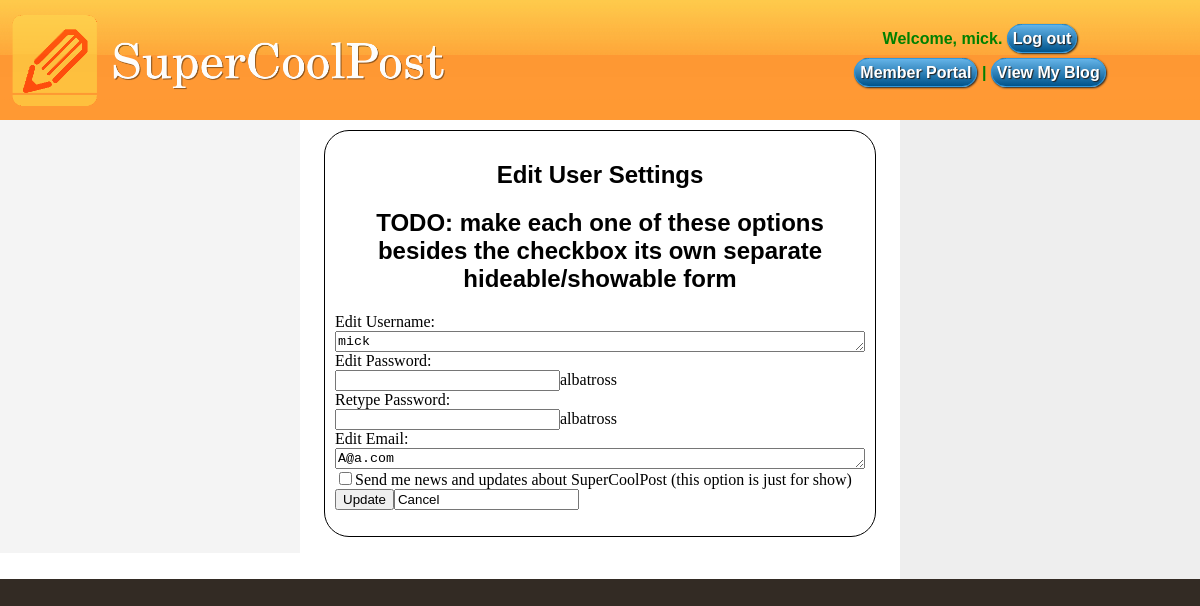
/edit_user_settings.php (signed in), run on the app's committed database.
### tables this page shows
CREATE TABLE IF NOT EXISTS `main` (
`uid` int(255) NOT NULL,
  `email` varchar(255) NOT NULL,
  `password` varchar(255) NOT NULL,
  `username` varchar(255) NOT NULL,
  `title` varchar(32) NOT NULL,
  `subtitle` varchar(32) NOT NULL,
  `public_toggle` tinyint(1) NOT NULL,
  `theme` varchar(255) NOT NULL,
  `about_toggle` tinyint(1) NOT NULL,
  `timezone` varchar(255) NOT NULL,
  `about` varchar(500) NOT NULL,
  `first_setup_complete` tinyint(1) NOT NULL
);

### edit_user_settings.php (the view, shortened to what this page needs)
<?php
include "header.php";
include "db.php";
$uid = $_SESSION['uid'];
	$stmt = $db->prepare('SELECT * FROM main WHERE uid = ?');
	$stmt->bindParam(1, $uid, PDO::PARAM_STR);
	$stmt->execute();
	$row = $stmt->fetchALL(PDO::FETCH_ASSOC);
?>
<article>
<div class="colmask threecol">
	<div class="colmid">
		<div class="colleft">
			<div class="col1">
				<div class="main_box">
					<h1 class="panel_title">Edit User Settings</h1>
					<h1 class="panel_title">TODO: make each one of these options besides the checkbox its own separate hideable/showable form</h2>
					<form name="update_user_settings" action="update_user.php" method="POST">
					<label>Edit Username:</label>
					<textarea class="textbox" cols="40" rows="1" name="username"><?php echo $row[0]['username']?></textarea>
					<label>Edit Password:</label></br>
					<input type="password" name="password" size="25"><?php echo $row[0]['password']?></br>
					<label>Retype Password:</label></br>
					<input type="password" name ="retype_password" size="25"><?php echo $row[0]['password']?></input></br>
					<label>Edit Email:</label>
					<textarea class="textbox" cols="40" rows="1" name="email"><?php echo $row[0]['email']?></textarea>
					<input type="checkbox" name="newslist" value="1">Send me news and updates about SuperCoolPost (this option is just for show)<br>
					<input type="submit" name="update_user" value="Update"></input><input type="update_user" name="submit_post" value="Cancel"></input>
					</form>
				</div>
			</div>
			<div class="col2">
				</div>
			</div>
			<div class="col3">
			</div>
		</div>
	</div>
</article>
</body>
</html>

### css/style.css (style rules this page uses)
body { margin:0px; background-color:#332B24; min-width:850px; }
.panel_title { font-family:sans-serif; text-align:center; }
.colmask { position:relative; clear:both; float:left; width:100%; overflow:hidden; }
.colright, .colmid, .colleft { float:left; width:100%; position:relative; }
.col1, .col2, .col3 { float:left; position:relative; padding:0 0 1em 0; overflow:hidden; }
.threecol { background:#eee; }
.threecol .colmid { right:25%; background:#fff; }
.threecol .colleft { right:50%; background:#f4f4f4; }
.threecol .col1 { width:46%; left:102%; padding-top: 10px; }
.threecol .col2 { width:21%; left:31%; padding-top: 10px; }
.threecol .col3 { width:21%; left:85%; padding-top: 10px; }
.main_box { border:1px solid black; border-radius: 25px; padding:10px; }
.textbox { width:100%; }

### data on the page
main: username "mick", password "albatross", email "A@a.com"

### other printed values
$_SESSION['username'] "mick"
